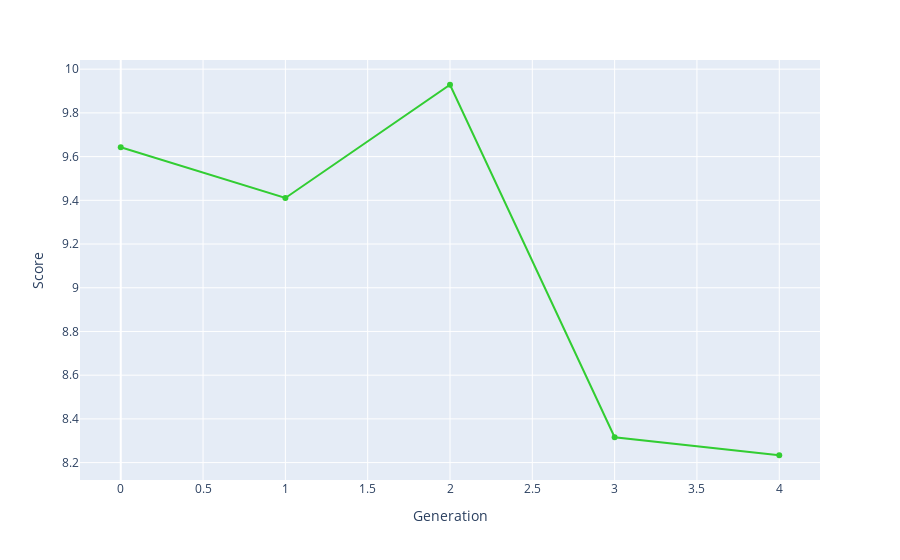

Write notebook code for a chart like this one.
### Code cell
bestRankDF = pd.DataFrame(bestRank, columns=['Score', 'Schedule'])
bestRank
bestRankDF['Generation'] = bestRankDF.index.values
fig = px.line(bestRankDF, x='Generation', y='Score', hover_data=['Schedule'], markers=True)
fig.update_traces(line_color='LimeGreen')
fig.show()
fileName = f'p{popSize}g{generations}n{nSwaps}.html'
fig.write_html(f'charts/{fileName}', include_plotlyjs="cdn")

### Figure 1 — Plotly figure (JSON) as saved in the notebook; plotly's stock layout.template omitted (floating-point values rounded to 4 significant figures; data arrays with more than 128 entries replaced by an {"elided": "..."} marker saying what was removed)
{"data": [{"customdata": {"elided": "5x1x48 int values"}, "hovertemplate": "Generation=%{x}<br>Score=%{y}<br>Schedule=%{customdata[0]}<extra></extra>", "legendgroup": "", "line": {"color": "LimeGreen", "dash": "solid"}, "marker": {"symbol": "circle"}, "mode": "lines+markers", "name": "", "orientation": "v", "showlegend": false, "type": "scatter", "x": [0, 1, 2, 3, 4], "xaxis": "x", "y": [9.642, 9.411, 9.929, 8.316, 8.234], "yaxis": "y"}], "layout": {"legend": {"tracegroupgap": 0}, "margin": {"t": 60}, "xaxis": {"anchor": "y", "domain": [0, 1], "title": {"text": "Generation"}}, "yaxis": {"anchor": "x", "domain": [0, 1], "title": {"text": "Score"}}}}
